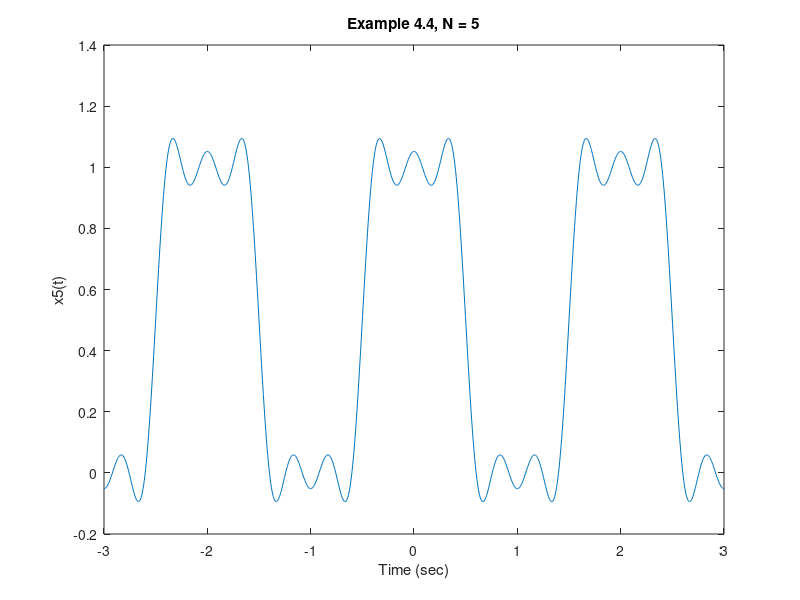

The MATLAB script that drew this image:
% computes trigonometric Fourier series for Example 4.4
% used to generate Figures 4.8 - 4.11
t = -3:6/1000:3;
N = input('Number of harmonics ');
c0 = 0.5;
w0 = pi;
xN = c0*ones(1,length(t));   % dc component
for k=1:2:N,                 % even harmonics are zero
  theta = ((-1)^((k-1)/2) - 1)*pi/2;
  xN = xN + 2/k/pi*cos(k*w0*t + theta);
end
plot(t,xN)
title(['Example 4.4, N = ',num2str(N)])
xlabel('Time (sec)')
ylabel(['x',num2str(N),'(t)'])
